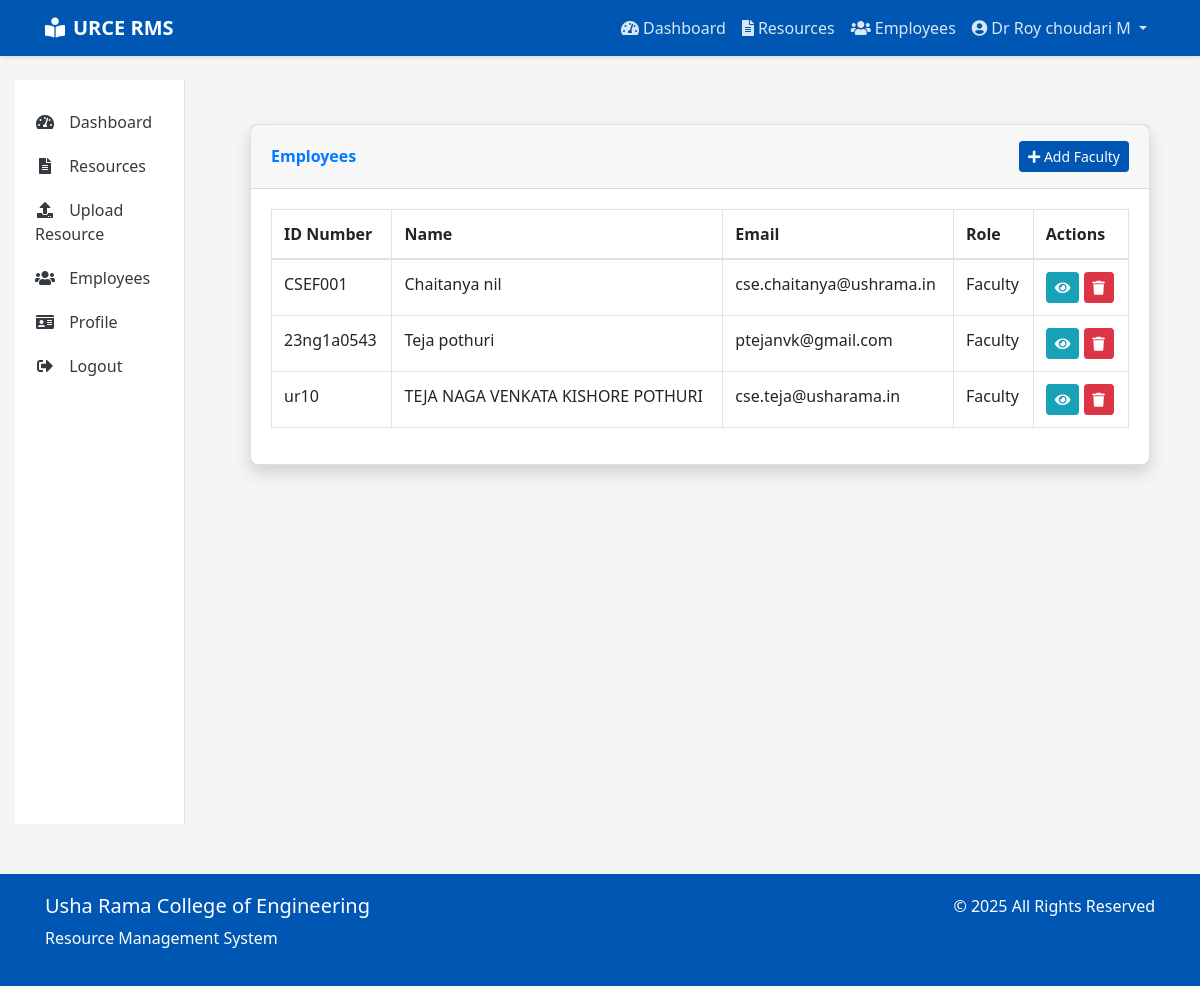
Page /employees/ (signed in) on the committed database.
### accounts/models.py (models this page shows, shortened)
class User(AbstractUser):
    ROLE_CHOICES = (
        ('STUDENT', 'Student'),
        ('FACULTY', 'Faculty'),
        ('HOD', 'Head of Department'),
        ('PRINCIPAL', 'Principal'),
        ('NON_TEACHING', 'Non-Teaching Staff'),
    )
    username = None
    email = models.EmailField(_('email address'), unique=True)
    id_number = models.CharField(max_length=20, unique=True)
    phone_number = models.CharField(max_length=15, blank=True, null=True)
    department = models.ForeignKey(Department, on_delete=models.SET_NULL, null=True, blank=True)
    role = models.CharField(max_length=20, choices=ROLE_CHOICES, default='STUDENT')
    profile_picture = models.ImageField(upload_to='profile_pics/', blank=True, null=True)
    USERNAME_FIELD = 'email'
    REQUIRED_FIELDS = []
    objects = UserManager()
    @property
    def is_faculty(self):
        return self.role == 'FACULTY'
    @property
    def is_hod(self):
        return self.role == 'HOD'
    @property
    def is_principal(self):
        return self.role == 'PRINCIPAL'

### main/views.py (the view)
# urls.py: path('employees/', views.employee_list, name='employee_list'),
@login_required
@user_passes_test(is_principal_or_hod)
def employee_list(request):
    if request.user.is_principal:
        employees = User.objects.filter(role__in=['FACULTY', 'HOD']).select_related('department')
    else:  # HOD
        employees = User.objects.filter(department=request.user.department, role='FACULTY')
    context = {
        'title': 'Employees',
        'employees': employees
    }
    return render(request, 'main/employee_list.html', context)

### main/views.py (called while the page is built)
def is_principal_or_hod(user):
    return user.is_authenticated and (user.is_principal or user.is_hod)

### templates/main/employee_list.html (shortened to what this page needs)
{% extends 'base.html' %}
{% block content %}
<div class="container mt-4">
    <div class="row">
        <div class="col-12">
            <div class="card shadow">
                <div class="card-header py-3 d-flex justify-content-between align-items-center">
                    <h6 class="m-0 font-weight-bold text-primary">Employees</h6>
                    {% if user.is_principal %}
                    <a href="{% url 'add_faculty' %}" class="btn btn-primary btn-sm">
                        <i class="fas fa-plus"></i> Add Employee
                    </a>
                    {% elif user.is_hod %}
                    <a href="{% url 'add_faculty_hod' %}" class="btn btn-primary btn-sm">
                        <i class="fas fa-plus"></i> Add Faculty
                    </a>
                    {% endif %}
                </div>
                <div class="card-body">
                    {% if employees %}
                    <div class="table-responsive">
                        <table class="table table-bordered" id="dataTable">
                            <thead>
                                <tr>
                                    <th>ID Number</th>
                                    <th>Name</th>
                                    <th>Email</th>
                                    <th>Role</th>
                                    <th>Actions</th>
                                </tr>
                            </thead>
                            <tbody>
                                {% for employee in employees %}
                                <tr>
                                    <td>{{ employee.id_number }}</td>
                                    <td>{{ employee.get_full_name }}</td>
                                    <td>{{ employee.email }}</td>
                                    <td>{{ employee.get_role_display }}</td>
                                    <td>
                                        <a href="{% url 'employee_detail' employee.pk %}" class="btn btn-info btn-sm">
                                            <i class="fas fa-eye"></i>
                                        </a>
                                        <button type="button" class="btn btn-danger btn-sm" data-toggle="modal" data-target="#deleteModal{{ employee.pk }}">
                                            <i class="fas fa-trash"></i>
                                        </button>
                                    </td>
                                </tr>
                                {% endfor %}
                            </tbody>
                        </table>
                    </div>
                    {% else %}
                    <p class="text-center">No employees found.</p>
                    {% endif %}
                </div>
            </div>
        </div>
    </div>
</div>
{% endblock %}

### templates/base.html (shortened to what this page needs)
<!DOCTYPE html>
<html lang="en">
<head>
    <link rel="stylesheet" href="https://cdn.jsdelivr.net/npm/bootstrap@4.6.0/dist/css/bootstrap.min.css">
    <link rel="stylesheet" href="https://cdnjs.cloudflare.com/ajax/libs/font-awesome/5.15.3/css/all.min.css">
</head>
<body>
    <nav class="navbar navbar-expand-lg navbar-dark">
        <div class="container">
            <a class="navbar-brand" href="{% url 'home' %}">
                <i class="fas fa-book-reader mr-2"></i>URCE RMS
            </a>
            <div class="collapse navbar-collapse" id="navbarNav">
                <ul class="navbar-nav ml-auto">
                    {% if user.is_authenticated %}
                        <li class="nav-item">
                            <a class="nav-link" href="{% url 'dashboard' %}">
                                <i class="fas fa-tachometer-alt mr-1"></i>Dashboard
                            </a>
                        </li>
                        <li class="nav-item">
                            <a class="nav-link" href="{% url 'resource_list' %}">
                                <i class="fas fa-file-alt mr-1"></i>Resources
                            </a>
                        </li>
                        {% if user.is_principal or user.is_hod %}
                        <li class="nav-item">
                            <a class="nav-link" href="{% url 'employee_list' %}">
                                <i class="fas fa-users mr-1"></i>Employees
                            </a>
                        </li>
                        {% endif %}
                        <li class="nav-item dropdown">
                            <a class="nav-link dropdown-toggle" href="#" id="userDropdown" role="button" data-toggle="dropdown" aria-haspopup="true" aria-expanded="false">
                                <i class="fas fa-user-circle mr-1"></i>{{ user.get_full_name|default:user.email }}
                            </a>
                        </li>
                    {% endif %}
                </ul>
            </div>
        </div>
    </nav>
    <div class="container-fluid mt-4">
        <div class="row">
            {% if user.is_authenticated and not hide_sidebar %}
                <div class="col-md-3 col-lg-2 d-none d-md-block">
                    <div class="sidebar">
                        <a href="{% url 'dashboard' %}" class="sidebar-link {% if request.path == '/dashboard/' %}active{% endif %}">
                            <i class="fas fa-tachometer-alt"></i> Dashboard
                        </a>
                        <a href="{% url 'resource_list' %}" class="sidebar-link {% if '/resources/' in request.path %}active{% endif %}">
                            <i class="fas fa-file-alt"></i> Resources
                        </a>
                        {% if user.is_faculty or user.is_hod or user.is_principal %}
                        <a href="{% url 'upload_resource' %}" class="sidebar-link {% if request.path == '/resources/upload/' %}active{% endif %}">
                            <i class="fas fa-upload"></i> Upload Resource
                        </a>
                        {% endif %}
                        {% if user.is_principal or user.is_hod %}
                        <a href="{% url 'employee_list' %}" class="sidebar-link {% if '/accounts/employees/' in request.path %}active{% endif %}">
                            <i class="fas fa-users"></i> Employees
                        </a>
                        {% endif %}
                        <a href="{% url 'profile' %}" class="sidebar-link {% if request.path == '/accounts/profile/' %}active{% endif %}">
                            <i class="fas fa-id-card"></i> Profile
                        </a>
                        <a href="{% url 'logout' %}" class="sidebar-link">
                            <i class="fas fa-sign-out-alt"></i> Logout
                        </a>
                    </div>
                </div>
                <div class="col-md-9 col-lg-10">
            {% else %}
                <div class="col-12">
            {% endif %}
                <div class="content">
                    {% block content %}{% endblock %}
                </div>
            </div>
        </div>
    </div>
    <footer class="footer">
        <div class="container">
            <div class="row">
                <div class="col-md-6">
                    <h5>Usha Rama College of Engineering</h5>
                    <p>Resource Management System</p>
                </div>
                <div class="col-md-6 text-md-right">
                    <p>&copy; {% now "Y" %} All Rights Reserved</p>
                </div>
            </div>
        </div>
    </footer>
</body>
</html>

### templates/base.html (style rules this page uses)
:root { --primary-color: #0056b3; --secondary-color: #28a745; --accent-color: #ffc107; --text-color: #343a40; --light-bg: #f8f9fa; }
body { font-family: 'Segoe UI', Tahoma, Geneva, Verdana, sans-serif; color: var(--text-color); background-color: #f5f5f5; }
.navbar { background-color: var(--primary-color); box-shadow: 0 2px 4px rgba(0, 0, 0, 0.1); }
.navbar-brand { font-weight: bold; color: white !important; }
.nav-link { color: rgba(255, 255, 255, 0.85) !important; transition: color 0.3s; }
.btn-primary { background-color: var(--primary-color); border-color: var(--primary-color); }
.card { border-radius: 8px; box-shadow: 0 4px 6px rgba(0, 0, 0, 0.1); transition: transform 0.3s, box-shadow 0.3s; }
.footer { background-color: var(--primary-color); color: white; padding: 20px 0; margin-top: 50px; }
.sidebar { background-color: white; border-right: 1px solid #dee2e6; height: 100%; min-height: calc(100vh - 56px); padding: 20px 0; }
.sidebar-link { display: block; padding: 10px 20px; color: var(--text-color); transition: background-color 0.3s, color 0.3s; text-decoration: none; }
.sidebar-link i { margin-right: 10px; width: 20px; text-align: center; }
.content { padding: 20px; }
.fade-in { animation: fadeIn 0.5s ease-in; }

### rows in the picture
User: get_full_name "Dr Roy choudari M"
User: id_number "CSEF001", get_full_name "Chaitanya nil", email "cse.chaitanya@ushrama.in", role "Faculty"
User: id_number "23ng1a0543", get_full_name "Teja pothuri", email "ptejanvk@gmail.com", role "Faculty"
User: id_number "ur10", get_full_name "TEJA NAGA VENKATA KISHORE POTHURI", email "cse.teja@usharama.in", role "Faculty"
